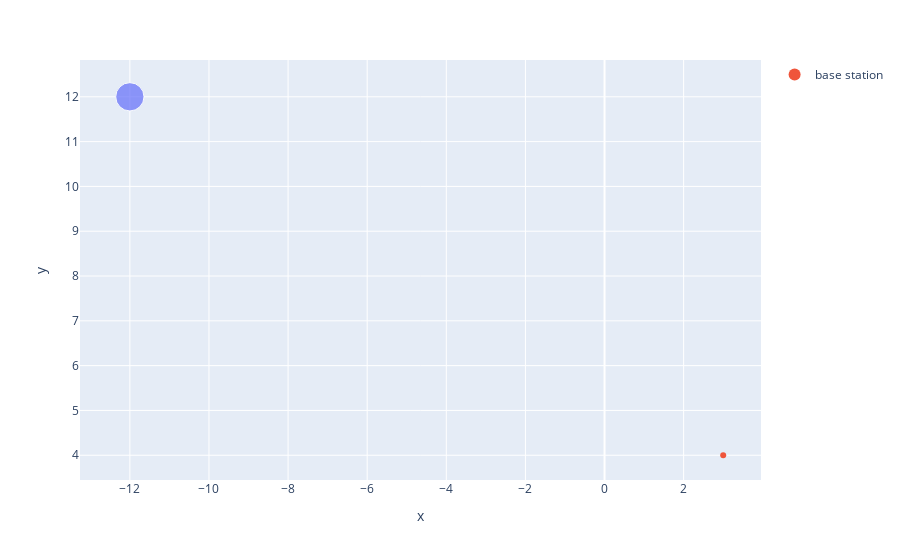

Notebook cell for this chart:
### Code cell
fig = px.scatter(
    x = [o["x"] for o in objects],
    y = [o["y"] for o in objects],
    size = [o["r"] for o in objects],
)
fig.add_scatter(x=[radar_x], y=[radar_y], mode="markers", name="base station")
fig.show()

### Figure 1 — Plotly figure (JSON) as saved in the notebook; plotly's stock layout.template omitted (floating-point values rounded to 4 significant figures)
{"data": [{"hovertemplate": "x=%{x}<br>y=%{y}<br>size=%{marker.size}<extra></extra>", "legendgroup": "", "marker": {"color": "#636efa", "size": [4], "sizemode": "area", "sizeref": 0.01, "symbol": "circle"}, "mode": "markers", "name": "", "orientation": "v", "showlegend": false, "type": "scatter", "x": [-12], "xaxis": "x", "y": [12], "yaxis": "y"}, {"mode": "markers", "name": "base station", "type": "scatter", "x": [3], "y": [4]}], "layout": {"autosize": true, "legend": {"itemsizing": "constant", "tracegroupgap": 0}, "margin": {"t": 60}, "xaxis": {"anchor": "y", "autorange": true, "domain": [0, 1], "range": [-13.06, 3.897], "title": {"text": "x"}, "type": "linear"}, "yaxis": {"anchor": "x", "autorange": true, "domain": [0, 1], "range": [3.339, 13.2], "title": {"text": "y"}, "type": "linear"}}}
